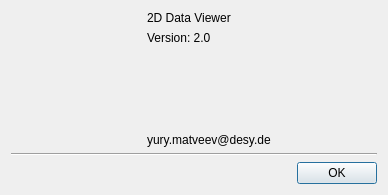
<?xml version="1.0" encoding="UTF-8"?>
<ui version="4.0">
 <class>AboutDialog</class>
 <widget class="QDialog" name="AboutDialog">
  <property name="geometry">
   <rect>
    <x>0</x>
    <y>0</y>
    <width>388</width>
    <height>195</height>
   </rect>
  </property>
  <property name="sizePolicy">
   <sizepolicy hsizetype="Fixed" vsizetype="Fixed">
    <horstretch>0</horstretch>
    <verstretch>0</verstretch>
   </sizepolicy>
  </property>
  <property name="minimumSize">
   <size>
    <width>330</width>
    <height>195</height>
   </size>
  </property>
  <property name="maximumSize">
   <size>
    <width>450</width>
    <height>195</height>
   </size>
  </property>
  <property name="windowTitle">
   <string>Camera viewer</string>
  </property>
  <layout class="QVBoxLayout" name="verticalLayout_2">
   <item>
    <layout class="QHBoxLayout" name="horizontalLayout_2">
     <item>
      <widget class="QLabel" name="lbLogo">
       <property name="sizePolicy">
        <sizepolicy hsizetype="Fixed" vsizetype="Preferred">
         <horstretch>0</horstretch>
         <verstretch>0</verstretch>
        </sizepolicy>
       </property>
       <property name="minimumSize">
        <size>
         <width>130</width>
         <height>0</height>
        </size>
       </property>
       <property name="text">
        <string/>
       </property>
       <property name="pixmap">
        <pixmap resource="icons.qrc">:/ico/Desy_logo.jpg</pixmap>
       </property>
      </widget>
     </item>
     <item>
      <layout class="QVBoxLayout" name="verticalLayout">
       <item>
        <widget class="QLabel" name="label_3">
         <property name="text">
          <string>2D Data Viewer</string>
         </property>
        </widget>
       </item>
       <item>
        <widget class="QLabel" name="label_4">
         <property name="text">
          <string>Version: 2.0</string>
         </property>
        </widget>
       </item>
       <item>
        <widget class="QLabel" name="lbModified">
         <property name="text">
          <string/>
         </property>
        </widget>
       </item>
       <item>
        <spacer name="verticalSpacer">
         <property name="orientation">
          <enum>Qt::Vertical</enum>
         </property>
         <property name="sizeHint" stdset="0">
          <size>
           <width>20</width>
           <height>40</height>
          </size>
         </property>
        </spacer>
       </item>
       <item>
        <widget class="QLabel" name="lbEmail">
         <property name="minimumSize">
          <size>
           <width>200</width>
           <height>0</height>
          </size>
         </property>
         <property name="text">
          <string>yury.matveev@desy.de</string>
         </property>
        </widget>
       </item>
      </layout>
     </item>
    </layout>
   </item>
   <item>
    <widget class="Line" name="line">
     <property name="orientation">
      <enum>Qt::Horizontal</enum>
     </property>
    </widget>
   </item>
   <item>
    <layout class="QHBoxLayout" name="horizontalLayout">
     <item>
      <spacer name="horizontalSpacer">
       <property name="orientation">
        <enum>Qt::Horizontal</enum>
       </property>
       <property name="sizeHint" stdset="0">
        <size>
         <width>40</width>
         <height>20</height>
        </size>
       </property>
      </spacer>
     </item>
     <item>
      <widget class="QPushButton" name="pushButton">
       <property name="text">
        <string>OK</string>
       </property>
      </widget>
     </item>
    </layout>
   </item>
  </layout>
 </widget>
 <resources>
  <include location="icons.qrc"/>
 </resources>
 <connections>
  <connection>
   <sender>pushButton</sender>
   <signal>clicked()</signal>
   <receiver>AboutDialog</receiver>
   <slot>accept()</slot>
   <hints>
    <hint type="sourcelabel">
     <x>244</x>
     <y>171</y>
    </hint>
    <hint type="destinationlabel">
     <x>195</x>
     <y>113</y>
    </hint>
   </hints>
  </connection>
 </connections>
</ui>
